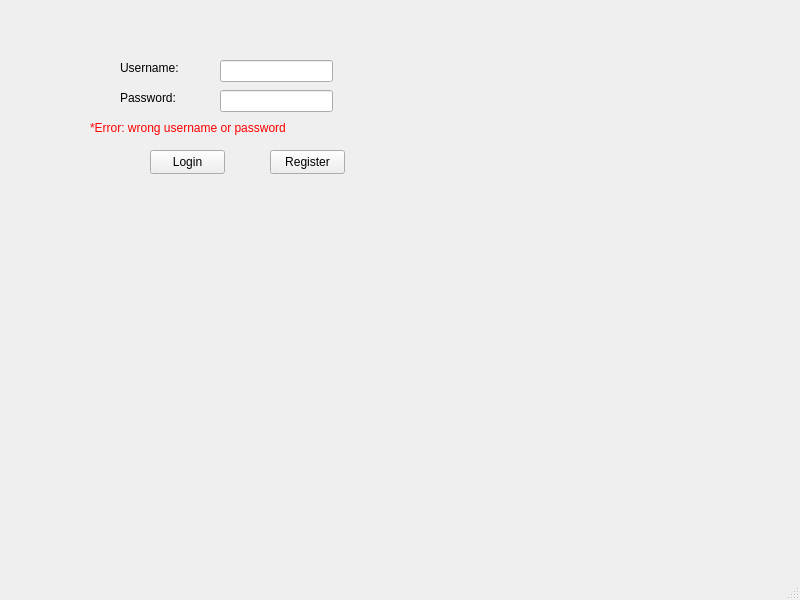
<?xml version="1.0" encoding="UTF-8"?>
<ui version="4.0">
 <class>Login</class>
 <widget class="QMainWindow" name="Login">
  <property name="geometry">
   <rect>
    <x>0</x>
    <y>0</y>
    <width>800</width>
    <height>600</height>
   </rect>
  </property>
  <property name="windowTitle">
   <string>Login</string>
  </property>
  <widget class="QWidget" name="centralwidget">
   <widget class="QLabel" name="label">
    <property name="geometry">
     <rect>
      <x>120</x>
      <y>60</y>
      <width>71</width>
      <height>16</height>
     </rect>
    </property>
    <property name="text">
     <string>Username:</string>
    </property>
   </widget>
   <widget class="QLabel" name="label_2">
    <property name="geometry">
     <rect>
      <x>120</x>
      <y>90</y>
      <width>111</width>
      <height>16</height>
     </rect>
    </property>
    <property name="text">
     <string>Password: </string>
    </property>
   </widget>
   <widget class="QLineEdit" name="usernamelabel">
    <property name="geometry">
     <rect>
      <x>220</x>
      <y>60</y>
      <width>113</width>
      <height>22</height>
     </rect>
    </property>
   </widget>
   <widget class="QLineEdit" name="passwordlabel">
    <property name="geometry">
     <rect>
      <x>220</x>
      <y>90</y>
      <width>113</width>
      <height>22</height>
     </rect>
    </property>
    <property name="echoMode">
     <enum>QLineEdit::Password</enum>
    </property>
   </widget>
   <widget class="QPushButton" name="Register">
    <property name="geometry">
     <rect>
      <x>270</x>
      <y>150</y>
      <width>75</width>
      <height>24</height>
     </rect>
    </property>
    <property name="text">
     <string>Register</string>
    </property>
   </widget>
   <widget class="QPushButton" name="LoginButton">
    <property name="geometry">
     <rect>
      <x>150</x>
      <y>150</y>
      <width>75</width>
      <height>24</height>
     </rect>
    </property>
    <property name="text">
     <string>Login</string>
    </property>
   </widget>
   <widget class="QLabel" name="errorlabel">
    <property name="geometry">
     <rect>
      <x>90</x>
      <y>120</y>
      <width>221</width>
      <height>16</height>
     </rect>
    </property>
    <property name="text">
     <string>&lt;html&gt;&lt;head/&gt;&lt;body&gt;&lt;p&gt;&lt;span style=&quot; color:#ff0000;&quot;&gt;*Error: wrong username or password&lt;/span&gt;&lt;/p&gt;&lt;/body&gt;&lt;/html&gt;</string>
    </property>
   </widget>
  </widget>
  <widget class="QStatusBar" name="statusbar"/>
 </widget>
 <resources/>
 <connections/>
</ui>
